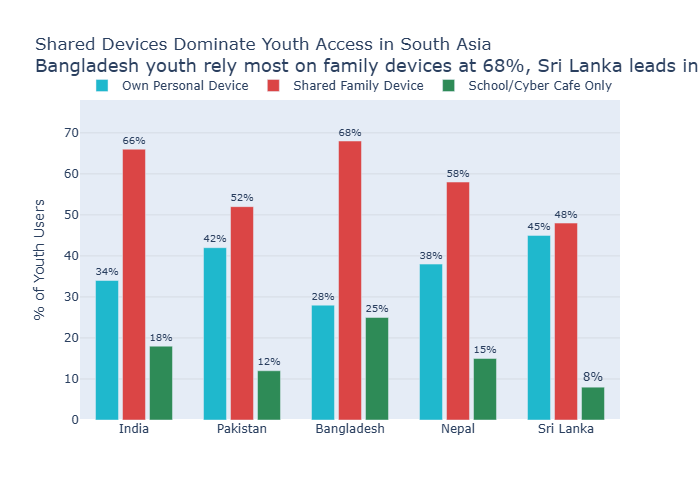

Recreate this plot in Python.

import plotly.graph_objects as go

# Data from instructions
countries = ["India", "Pakistan", "Bangladesh", "Nepal", "Sri Lanka"]
own_device = [34, 42, 28, 38, 45]
shared_device = [66, 52, 68, 58, 48]
school_cafe = [18, 12, 25, 15, 8]

# Create the grouped bar chart
fig = go.Figure()

# Add bars for each category using brand colors
fig.add_trace(go.Bar(
    name='Own Personal Device',
    x=countries,
    y=own_device,
    marker_color='#1FB8CD',
    text=[f'{v}%' for v in own_device],
    textposition='outside',
    textfont=dict(size=12),
    offsetgroup=0
))

fig.add_trace(go.Bar(
    name='Shared Family Device',
    x=countries,
    y=shared_device,
    marker_color='#DB4545',
    text=[f'{v}%' for v in shared_device],
    textposition='outside',
    textfont=dict(size=12),
    offsetgroup=1
))

fig.add_trace(go.Bar(
    name='School/Cyber Cafe Only',
    x=countries,
    y=school_cafe,
    marker_color='#2E8B57',
    text=[f'{v}%' for v in school_cafe],
    textposition='outside',
    textfont=dict(size=12),
    offsetgroup=2
))

# Update layout with better spacing
fig.update_layout(
    title={
        "text": "Shared Devices Dominate Youth Access in South Asia<br><span style='font-size: 18px; font-weight: normal;'>Bangladesh youth rely most on family devices at 68%, Sri Lanka leads in personal ownership</span>"
    },
    barmode='group',
    bargap=0.25,
    bargroupgap=0.15,
    yaxis=dict(
        title='% of Youth Users',
        range=[0, 78],
        dtick=10,
        showgrid=True,
        gridcolor='rgba(128, 128, 128, 0.15)'
    ),
    xaxis=dict(
        title='',
        showgrid=False
    ),
    legend=dict(
        orientation='h',
        yanchor='bottom',
        y=1.0,
        xanchor='center',
        x=0.5
    )
)

fig.update_traces(cliponaxis=False)

# Save as PNG and SVG
fig.write_image('device_access_chart.png')
fig.write_image('device_access_chart.svg', format='svg')
